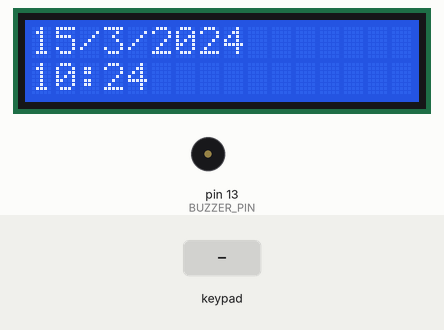
This sketch was run on a simulated Arduino Uno, built with avr-gcc and run on an emulated ATmega328P. On the bench: 16×2 character LCD, buzzer (waves = sounding, pin HIGH). The inputs (shaded band) are chosen by the test bench. The local clock reads 2024-03-15 10:24:30 at power-on unless the sketch sets it.

Above: at 1.2 s.
1.3 s: key 'A' pressed
At 4.0 s:
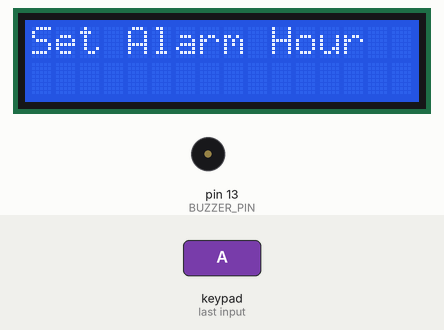
4.3 s: keypad keys 8 7 6 5 * pressed 0.747 s apart
At 7.3 s:
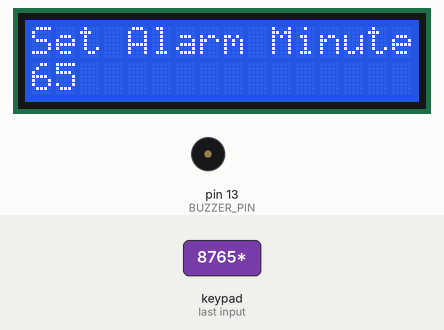
9.5 s: keypad keys 1 2 1 1 1 0 9 # pressed 0.747 s apart
At 14.7 s:
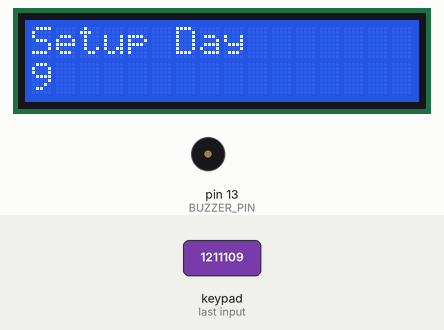
16.9 s: keypad keys 1 2 1 1 1 0 9 pressed 0.747 s apart
At 18.4 s:
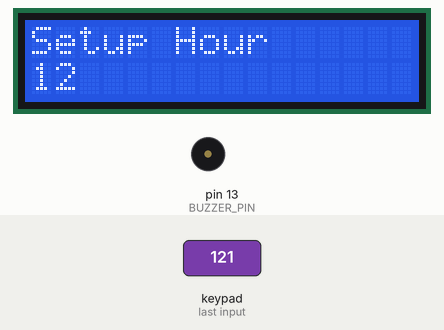
23.6 s: key 'B' pressed
At 26.8 s:
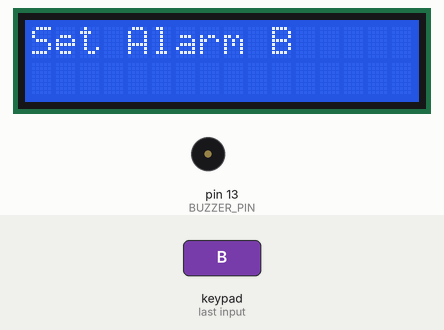
Timing chart, 0 to 27.6 s (numbered marks = the images above; inputs shaded):
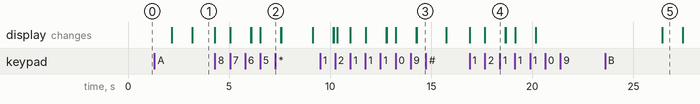

The sketch:

Alarm1.ino
```cpp
#include <avr/io.h> // Include AVR register definitions
#include <Keypad.h>  // keypad library internally configures the DDR registers for the row pins as inputs and the column pins as outputs during initialization.
                    // library internally handles the low-level GPIO register
#include <virtuabotixRTC.h> // Within the virtuabotixRTC library, the Wire library functions (Wire.beginTransmission(),
                            // Wire.write(), Wire.endTransmission(), Wire.requestFrom(), etc.) are used to initiate and manage the I2C communication with the RTC module.
#include <LiquidCrystal_I2C.h>

#define I2C_ADDR 0x27
#define BUZZER_PIN 5

LiquidCrystal_I2C lcd(0x27, 16, 2); // set the LCD address to 0x27 (Slave address) for a 16 chars and 2 line display

virtuabotixRTC myRTC(2, 3, 4); //Wiring of the RTC (SCL,I/O,RST)


char keymap[4][4]= {
{'1', '2', '3', 'A'},
{'4', '5', '6', 'B'},
{'7', '8', '9', 'C'},
{'*', '0', '#', 'D'}
};

byte rowPins[4] = {12,11,10,9}; //connect to the row pinouts of the keypad
byte colPins[4]= {8,7,6,5}; //connect to the column pinouts of the keypad

char keypressed,keypressedx;

int A_hour=NULL;
int A_minute=NULL;
int B_hour=NULL;
int B_minute=NULL;
int C_hour=NULL;
int C_minute=NULL;
int AlarmIsActive1=NULL;
int AlarmIsActive2=NULL;
int AlarmIsActive3=NULL;

Keypad myKeypad= Keypad(makeKeymap(keymap), rowPins, colPins, 4, 4);


void setup() {
  DDRB |= (1 << BUZZER_PIN); //set the pin connect with the buzzer in port B to be an output by create a bitmask that corresponds and then 1 is shifted left by 5 positions.
  lcd.init();
  lcd.backlight();

}

void loop() {
 setDate();
}

int getNum(int x) {
  int num = 0;
  for (int i = 0; i < x; i++) {
    char key = myKeypad.waitForKey();
    if (key >= '0' && key <= '9') {
      int digit = key - '0';
      num = num * 10 + digit;
      lcd.setCursor(i, 1);
      lcd.print(digit);
    }
  }
  return num;
}

void setDate(){
    while(keypressed == NO_KEY){
      keypressed = myKeypad.getKey();
      lcd.clear();
      myRTC.updateTime();

      if(myRTC.hours==A_hour && myRTC.minutes==A_minute && AlarmIsActive1==1){
        while(keypressedx == NO_KEY){
          lcd.clear();
          lcd.print("Medication Time           .");
          PORTB |= (1 << BUZZER_PIN); // PORTB register controls the output state == digitalWrite --> Port B = 00000000 | 00100000 = 00100000
          keypressedx = myKeypad.getKey();
        }
      if (keypressedx == 'D'){
        PORTB &= ~(1 << BUZZER_PIN); // Port B = 00000000 & 11011111 = 00000000
        lcd.clear();
        lcd.print("Alarm deactivated");
        AlarmIsActive1=0;
        keypressed=NO_KEY;
        delay(500);
        }
      }

    if(myRTC.hours==B_hour && myRTC.minutes==B_minute && AlarmIsActive2==1){
        while(keypressedx == NO_KEY){
          lcd.clear();
          lcd.print("Medication Time           .");
          PORTB |= (1 << BUZZER_PIN);
          keypressedx = myKeypad.getKey();
        }
        if (keypressedx == 'D'){
          PORTB &= ~(1 << BUZZER_PIN);
          lcd.clear();
          lcd.print("Alarm deactivated");
          AlarmIsActive2=0;
          keypressed=NO_KEY;
          delay(500);
        }
      }

    if(myRTC.hours==C_hour && myRTC.minutes==C_minute && AlarmIsActive3==1){
        while(keypressedx == NO_KEY){
          lcd.clear();
          lcd.print("Medication Time           .");
          PORTB |= (1 << BUZZER_PIN);
          keypressedx = myKeypad.getKey();
        }
        if (keypressedx == 'D'){
          PORTB &= ~(1 << BUZZER_PIN);
          lcd.clear();
          lcd.print("Alarm deactivated");
          AlarmIsActive3=0;
          keypressed=NO_KEY;
          delay(500);
          }
    }

    lcd.clear();
    keypressedx = NO_KEY;
    lcd.setCursor(0,0);
    lcd.print(myRTC.dayofmonth);
    lcd.print("/");
    lcd.print(myRTC.month);
    lcd.print("/");
    lcd.print(myRTC.year);
    lcd.setCursor(0,1);
    lcd.print(myRTC.hours);
    lcd.print(":");
    lcd.print(myRTC.minutes);
    delay(500);
  }

  if (keypressed == '*') {
    lcd.clear();
    lcd.print("     Setup");
    delay(1000);
    lcd.clear();
    lcd.print("Setup Year");
    int N_year=getNum(4);
    delay(1000);
    lcd.clear();
    lcd.print("Setup Month");
    int N_month=getNum(2);
    delay(1000);
    lcd.clear();
    lcd.print("Setup Day");
    int N_day=getNum(2);
    delay(1000);
    lcd.clear();
    lcd.print("Setup Hour");
    int N_hour=getNum(2);
    delay(1000);
    lcd.clear();
    lcd.print("Setup Minutes");
    int N_minutes=getNum(2);
    delay(1000);
    lcd.clear();
    myRTC.setDS1302Time(1, N_minutes, N_hour, 1, N_day, N_month, N_year);
    keypressed=NO_KEY;
  }
  /////////////////////////////////////////Alarme setup/////////////////////////////////
  if (keypressed == 'A'){
    lcd.clear();
    lcd.print("Set Alarm A ");
    delay(1000);
    lcd.clear();
    lcd.print("Set Alarm Hour");
    A_hour=getNum(2);
    delay(1000);
    lcd.clear();
    lcd.print("Set Alarm Minutes");
    A_minute=getNum(2);
    delay(1000);
    lcd.clear();
    AlarmIsActive1=1;
    keypressed=NO_KEY;
  }
  if (keypressed == 'B'){
    lcd.clear();
    lcd.print("Set Alarm B ");
    delay(1000);
    lcd.clear();
    lcd.print("Set Alarm Hour");
    B_hour=getNum(2);
    delay(1000);
    lcd.clear();
    lcd.print("Set Alarm Minutes");
    B_minute=getNum(2);
    delay(1000);
    lcd.clear();
    AlarmIsActive2=1;
    keypressed=NO_KEY;
  }
    if (keypressed == 'C'){
    lcd.clear();
    lcd.print("Set Alarm C ");
    delay(1000);
    lcd.clear();
    lcd.print("Set Alarm Hour");
    C_hour=getNum(2);
    delay(1000);
    lcd.clear();
    lcd.print("Set Alarm Minutes");
    C_minute=getNum(2);
    delay(1000);
    lcd.clear();
    AlarmIsActive3=1;
    keypressed=NO_KEY;
  }
  else {
    myRTC.updateTime();
    keypressed=NO_KEY;
  }
}
```

Measured:
- after the input at 1.3 s, the display: first changes after 0.87 s (image 1 shows a later state)
- after the input at 4.3 s, the display: first changes at once (image 2 shows a later state)
- after the input at 9.5 s, the display: first differs from a run without the input after 0.67 s (image 3 shows a later state)
- after the input at 16.9 s, the display: first changes at once (image 4 shows a later state)
- after the input at 23.6 s, the display: changes after 2.8 s (image 5)
